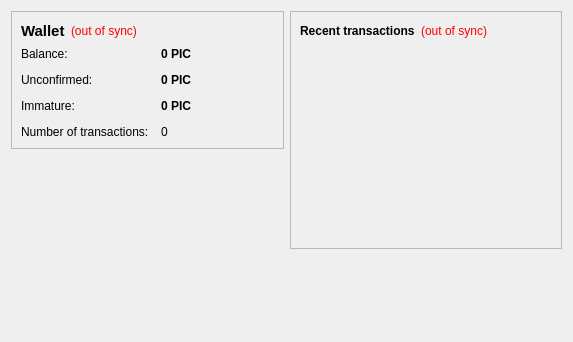
<?xml version="1.0" encoding="UTF-8"?>
<ui version="4.0">
 <class>OverviewPage</class>
 <widget class="QWidget" name="OverviewPage">
  <property name="geometry">
   <rect>
    <x>0</x>
    <y>0</y>
    <width>573</width>
    <height>342</height>
   </rect>
  </property>
  <property name="windowTitle">
   <string>Form</string>
  </property>
  <layout class="QHBoxLayout" name="horizontalLayout" stretch="1,1">
   <item>
    <layout class="QVBoxLayout" name="verticalLayout_2">
     <item>
      <widget class="QFrame" name="frame">
       <property name="frameShape">
        <enum>QFrame::StyledPanel</enum>
       </property>
       <property name="frameShadow">
        <enum>QFrame::Raised</enum>
       </property>
       <layout class="QVBoxLayout" name="verticalLayout_4">
        <item>
         <layout class="QHBoxLayout" name="horizontalLayout_4">
          <item>
           <widget class="QLabel" name="label_5">
            <property name="font">
             <font>
              <pointsize>11</pointsize>
              <weight>75</weight>
              <bold>true</bold>
             </font>
            </property>
            <property name="text">
             <string>Wallet</string>
            </property>
           </widget>
          </item>
          <item>
           <widget class="QLabel" name="labelWalletStatus">
            <property name="toolTip">
             <string>The displayed information may be out of date. Your wallet automatically synchronizes with the PizzaCoin network after a connection is established, but this process has not completed yet.</string>
            </property>
            <property name="styleSheet">
             <string notr="true">QLabel { color: red; }</string>
            </property>
            <property name="text">
             <string notr="true">(out of sync)</string>
            </property>
            <property name="alignment">
             <set>Qt::AlignLeading|Qt::AlignLeft|Qt::AlignVCenter</set>
            </property>
           </widget>
          </item>
          <item>
           <spacer name="horizontalSpacer_2">
            <property name="orientation">
             <enum>Qt::Horizontal</enum>
            </property>
            <property name="sizeHint" stdset="0">
             <size>
              <width>40</width>
              <height>20</height>
             </size>
            </property>
           </spacer>
          </item>
         </layout>
        </item>
        <item>
         <layout class="QFormLayout" name="formLayout_2">
          <property name="fieldGrowthPolicy">
           <enum>QFormLayout::AllNonFixedFieldsGrow</enum>
          </property>
          <property name="horizontalSpacing">
           <number>12</number>
          </property>
          <property name="verticalSpacing">
           <number>12</number>
          </property>
          <item row="0" column="0">
           <widget class="QLabel" name="label">
            <property name="text">
             <string>Balance:</string>
            </property>
           </widget>
          </item>
          <item row="0" column="1">
           <widget class="QLabel" name="labelBalance">
            <property name="font">
             <font>
              <weight>75</weight>
              <bold>true</bold>
             </font>
            </property>
            <property name="cursor">
             <cursorShape>IBeamCursor</cursorShape>
            </property>
            <property name="toolTip">
             <string>Your current balance</string>
            </property>
            <property name="text">
             <string notr="true">0 PIC</string>
            </property>
            <property name="textInteractionFlags">
             <set>Qt::LinksAccessibleByMouse|Qt::TextSelectableByKeyboard|Qt::TextSelectableByMouse</set>
            </property>
           </widget>
          </item>
          <item row="1" column="0">
           <widget class="QLabel" name="label_3">
            <property name="text">
             <string>Unconfirmed:</string>
            </property>
           </widget>
          </item>
          <item row="1" column="1">
           <widget class="QLabel" name="labelUnconfirmed">
            <property name="font">
             <font>
              <weight>75</weight>
              <bold>true</bold>
             </font>
            </property>
            <property name="cursor">
             <cursorShape>IBeamCursor</cursorShape>
            </property>
            <property name="toolTip">
             <string>Total of transactions that have yet to be confirmed, and do not yet count toward the current balance</string>
            </property>
            <property name="text">
             <string notr="true">0 PIC</string>
            </property>
            <property name="textInteractionFlags">
             <set>Qt::LinksAccessibleByMouse|Qt::TextSelectableByKeyboard|Qt::TextSelectableByMouse</set>
            </property>
           </widget>
          </item>
          <item row="3" column="0">
           <widget class="QLabel" name="label_2">
            <property name="text">
             <string>Number of transactions:</string>
            </property>
           </widget>
          </item>
          <item row="3" column="1">
           <widget class="QLabel" name="labelNumTransactions">
            <property name="toolTip">
             <string>Total number of transactions in wallet</string>
            </property>
            <property name="text">
             <string notr="true">0</string>
            </property>
           </widget>
          </item>
          <item row="2" column="0">
           <widget class="QLabel" name="labelImmatureText">
            <property name="text">
             <string>Immature:</string>
            </property>
           </widget>
          </item>
          <item row="2" column="1">
           <widget class="QLabel" name="labelImmature">
            <property name="font">
             <font>
              <weight>75</weight>
              <bold>true</bold>
             </font>
            </property>
            <property name="toolTip">
             <string>Mined balance that has not yet matured</string>
            </property>
            <property name="text">
             <string notr="true">0 PIC</string>
            </property>
            <property name="textInteractionFlags">
             <set>Qt::LinksAccessibleByMouse|Qt::TextSelectableByKeyboard|Qt::TextSelectableByMouse</set>
            </property>
           </widget>
          </item>
         </layout>
        </item>
       </layout>
      </widget>
     </item>
     <item>
      <spacer name="verticalSpacer">
       <property name="orientation">
        <enum>Qt::Vertical</enum>
       </property>
       <property name="sizeHint" stdset="0">
        <size>
         <width>20</width>
         <height>40</height>
        </size>
       </property>
      </spacer>
     </item>
    </layout>
   </item>
   <item>
    <layout class="QVBoxLayout" name="verticalLayout_3">
     <item>
      <widget class="QFrame" name="frame_2">
       <property name="frameShape">
        <enum>QFrame::StyledPanel</enum>
       </property>
       <property name="frameShadow">
        <enum>QFrame::Raised</enum>
       </property>
       <layout class="QVBoxLayout" name="verticalLayout">
        <item>
         <layout class="QHBoxLayout" name="horizontalLayout_2">
          <item>
           <widget class="QLabel" name="label_4">
            <property name="text">
             <string>&lt;b&gt;Recent transactions&lt;/b&gt;</string>
            </property>
           </widget>
          </item>
          <item>
           <widget class="QLabel" name="labelTransactionsStatus">
            <property name="toolTip">
             <string>The displayed information may be out of date. Your wallet automatically synchronizes with the PizzaCoin network after a connection is established, but this process has not completed yet.</string>
            </property>
            <property name="styleSheet">
             <string notr="true">QLabel { color: red; }</string>
            </property>
            <property name="text">
             <string notr="true">(out of sync)</string>
            </property>
            <property name="alignment">
             <set>Qt::AlignRight|Qt::AlignTrailing|Qt::AlignVCenter</set>
            </property>
           </widget>
          </item>
          <item>
           <spacer name="horizontalSpacer">
            <property name="orientation">
             <enum>Qt::Horizontal</enum>
            </property>
            <property name="sizeHint" stdset="0">
             <size>
              <width>40</width>
              <height>20</height>
             </size>
            </property>
           </spacer>
          </item>
         </layout>
        </item>
        <item>
         <widget class="QListView" name="listTransactions">
          <property name="styleSheet">
           <string notr="true">QListView { background: transparent; }</string>
          </property>
          <property name="frameShape">
           <enum>QFrame::NoFrame</enum>
          </property>
          <property name="verticalScrollBarPolicy">
           <enum>Qt::ScrollBarAlwaysOff</enum>
          </property>
          <property name="horizontalScrollBarPolicy">
           <enum>Qt::ScrollBarAlwaysOff</enum>
          </property>
          <property name="selectionMode">
           <enum>QAbstractItemView::NoSelection</enum>
          </property>
         </widget>
        </item>
       </layout>
      </widget>
     </item>
     <item>
      <spacer name="verticalSpacer_2">
       <property name="orientation">
        <enum>Qt::Vertical</enum>
       </property>
       <property name="sizeHint" stdset="0">
        <size>
         <width>20</width>
         <height>40</height>
        </size>
       </property>
      </spacer>
     </item>
    </layout>
   </item>
  </layout>
 </widget>
 <resources/>
 <connections/>
</ui>
